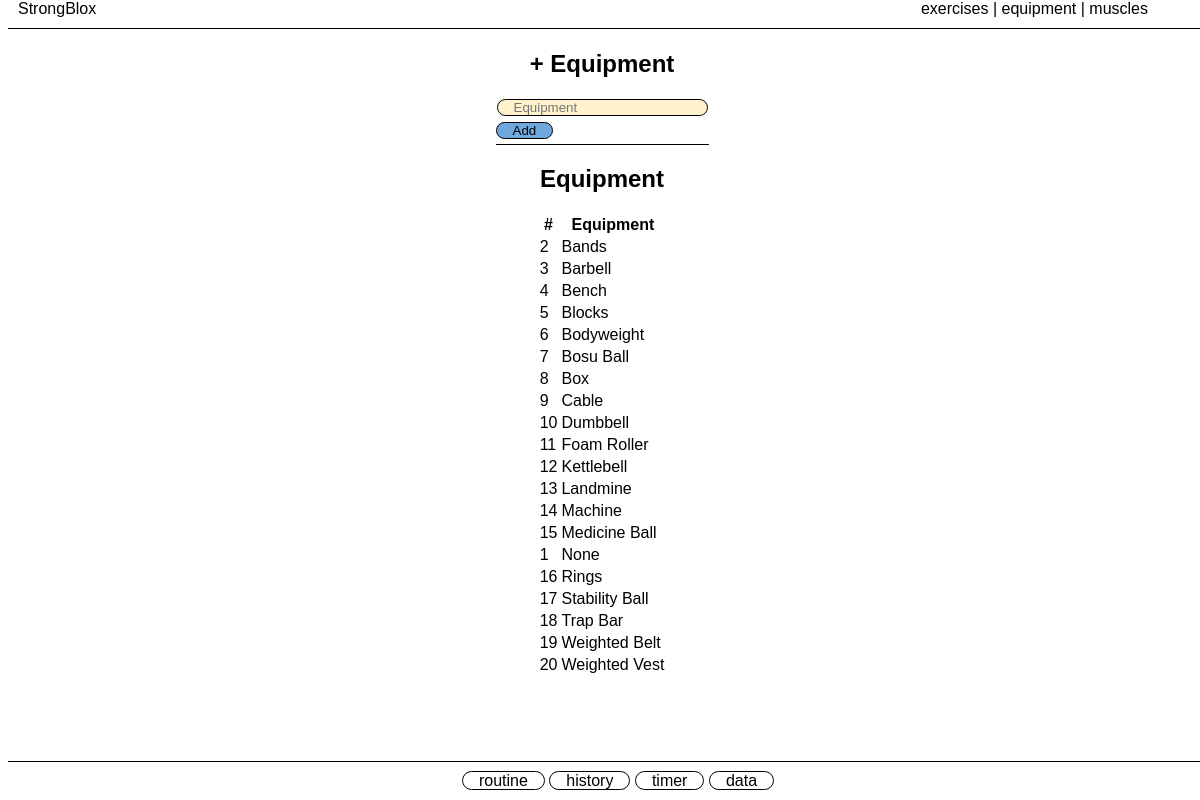
The page /equipment on the database as committed earlier.
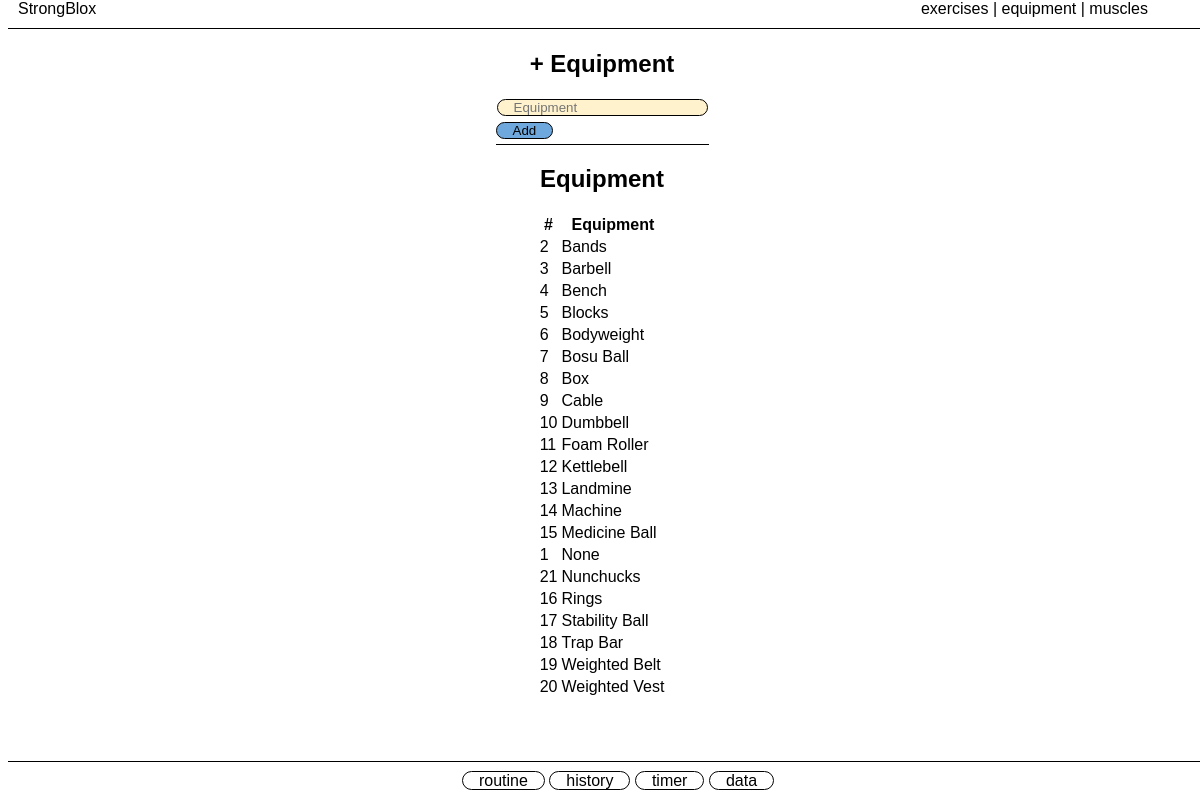
The same page on the database as committed later.
### tables this page shows
CREATE TABLE equipments (
        equipment_id INTEGER PRIMARY KEY,
        equipment TEXT NOT NULL
    );

### app.py (the view)
@app.route("/equipment", methods=["GET", "POST"])
def equipment():
    if request.method == "POST":
        equipment = request.form.get("equipment")
        db = sqlite3.connect("workouts.db")
        cur = db.cursor()
        cur.execute(
            "INSERT INTO equipments (equipment) VALUES(?)", (equipment,))
        db.commit()
        db.close()
        return redirect("/equipment")
    else:
        db = sqlite3.connect("workouts.db")
        db.row_factory = sqlite3.Row
        cur = db.cursor()
        cur.execute("SELECT * FROM equipments ORDER BY equipment")
        equipments = cur.fetchall()
        return render_template("equipment.html", equipments=equipments)

### app.py (called while the page is built)
@app.after_request
def after_request(response):
    response.headers["Cache-Control"] = "no-cache, no-store, must-revalidate"
    response.headers["Expires"] = 0
    response.headers["Pragma"] = "no-cache"
    return response

### templates/equipment.html (shortened to what this page needs)
{% extends "layout.html" %}
{% block body %}
    <div class="container">
        <div class="section interactive">
            <h2>+ Equipment</h2>
            <form action="/equipment" method="post">
                <input autocomplete="off" autofocus name="equipment" placeholder="Equipment" type="text">
                <br>
                <input class="lists" type="submit" value="Add">
            </form>
        </div>
        <div class="section data">
            <h2>Equipment</h2>
            <div class="table-responsive">
                <table class="table">
                    <thead>
                        <tr>
                            <th>#</th>
                            <th>Equipment</th>
                        </tr>
                    </thead>
                    <tbody>
                        {% for equipment in equipments %}
                            <tr>
                                <td>{{ equipment.equipment_id }}</td>
                                <td>{{ equipment.equipment }}</td>
                            </tr>
                        {% endfor %}
                    </tbody>
                </table>
            </div>
        </div>
    </div>
{% endblock %}

Rows that differ between the two databases and show on the page:
added equipments: equipment_id "21", equipment "Nunchucks"
